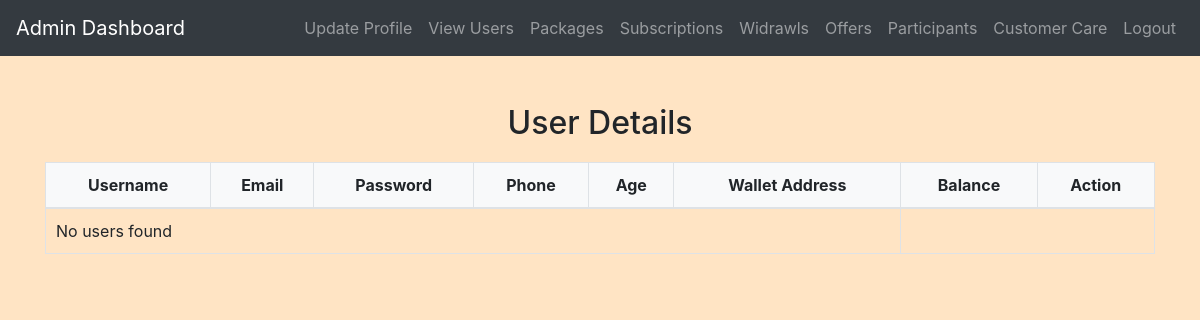
Before: /admin/view_users.php (signed in) with the older database file.
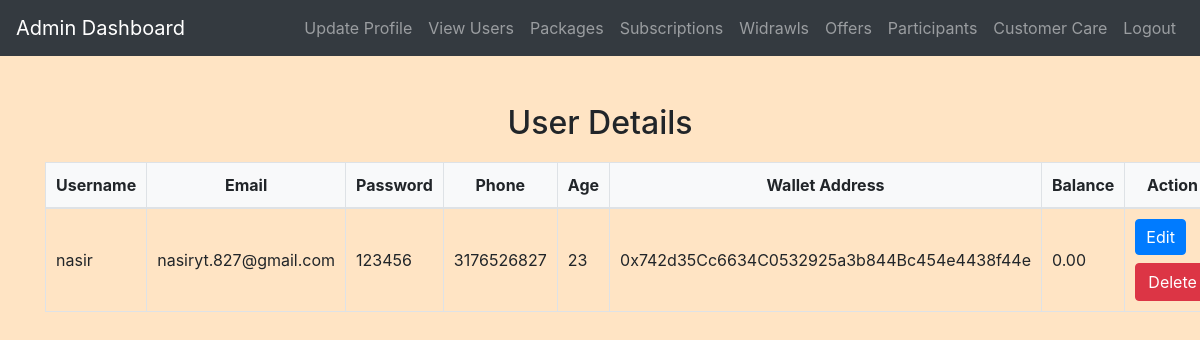
After: the same page with the newer database file.
### tables this page shows
CREATE TABLE `users` (
  `id` int(11) NOT NULL,
  `username` varchar(50) NOT NULL,
  `password` varchar(255) NOT NULL,
  `email` varchar(100) NOT NULL,
  `phone` varchar(20) NOT NULL,
  `age` int(11) DEFAULT NULL,
  `wallet_address` varchar(50) DEFAULT NULL,
  `balance` decimal(10,2) DEFAULT 0.00
);

### admin/view_users.php (the view, shortened to what this page needs)
<?php
include('config.php');
$sql = "SELECT * FROM users";
$result = mysqli_query($conn, $sql);
?>
<!DOCTYPE html>
<html>
<head>
    <link rel="stylesheet" href="https://maxcdn.bootstrapcdn.com/bootstrap/4.5.2/css/bootstrap.min.css">
    <link rel="stylesheet" href="../css/style.css">
</head>
<body>
<?php include('admin_navbar.php'); ?>
<div class="container mt-5">
    <h2 class="mb-3">User Details</h2>
    <table class="table table-bordered">
        <thead>
            <tr>
                <th>Username</th>
                <th>Email</th>
                <th>Password</th>
                <th>Phone</th>
                <th>Age</th>
                <th>Wallet Address</th>
                <th>Balance</th>
                <th>Action</th>
            </tr>
        </thead>
        <tbody>
            <?php
            if (mysqli_num_rows($result) > 0) {
                while ($row = mysqli_fetch_assoc($result)) {
                    echo "<tr>";
                    echo "<td>" . $row['username'] . "</td>";
                    echo "<td>" . $row['email'] . "</td>";
                    echo "<td>" . $row['password'] . "</td>";
                    echo "<td>" . $row['phone'] . "</td>";
                    echo "<td>" . $row['age'] . "</td>";
                    echo "<td>" . $row['wallet_address'] . "</td>";
                    echo "<td>" . $row['balance'] . "</td>";
                    echo "<td>";
                    echo "<a href='edit_user.php?id=" . $row['id'] . "' class='btn btn-primary mr-2'>Edit</a>";
                    echo "<a href='?action=delete&id=" . $row['id'] . "' class='mt-2 btn btn-danger' onclick='return confirm(\"Are you sure you want to delete this user?\")'>Delete</a>";
                    echo "</td>";
                    echo "</tr>";
                }
            } else {
                echo "<tr><td colspan='6'>No users found</td></tr>";
            }
            ?>
        </tbody>
    </table>
</div>
</body>
</html>

### admin/admin_navbar.php (shortened to what this page needs)
<nav class="navbar navbar-expand-lg navbar-dark bg-dark">
  <a class="navbar-brand" href="admin_home.php">Admin Dashboard</a>
  <div class="collapse navbar-collapse" id="navbarNav">
    <ul class="navbar-nav ml-auto">
      <li class="nav-item ">
        <a class="nav-link" href="update_admin.php">Update Profile</a>
      </li>
      <li class="nav-item ">
        <a class="nav-link" href="view_users.php">View Users</a>
      </li>
      <li class="nav-item ">
        <a class="nav-link" href="view_packages.php">Packages</a>
      </li>
      <li class="nav-item ">
        <a class="nav-link" href="view_subscriptions.php">Subscriptions</a>
      </li>
      <li class="nav-item ">
        <a class="nav-link" href="view_widrawls.php">Widrawls</a>
      </li>
      <li class="nav-item ">
        <a class="nav-link" href="view_offers.php">Offers</a>
      </li>
      <li class="nav-item ">
        <a class="nav-link" href="view_participants.php">Participants</a>
      </li>
      <li class="nav-item ">
        <a class="nav-link" href="admin_reply.php">Customer Care</a>
      </li>
      <li class="nav-item">
        <a class="nav-link" href="logout.php">Logout</a>
      </li>
    </ul>
  </div>
</nav>

### css/style.css (style rules this page uses)
body { background-color: bisque; }
h1, h2, h3, h4 { text-align: center; margin-top: 30px; margin-bottom: 30px; }
.table { width: 100%; border-collapse: collapse; margin-top: 20px; }
.table th, .table td { padding: 10px; border: 1px solid #dee2e6; }
.table thead th { background-color: #f8f9fa; font-weight: bold; text-align: center; }
.table tbody td { vertical-align: middle; }
.btn-primary { padding: 5px 10px; }

Changed rows visible on the page:
added users: username "nasir", email "nasiryt.827@gmail.com", password "123456", phone "3176526827", age "23", wallet_address "0x742d35Cc6634C0532925a3b844Bc454e4438f44e", balance "0.00"
Other visible differences:
text no longer shown: "No users found"
